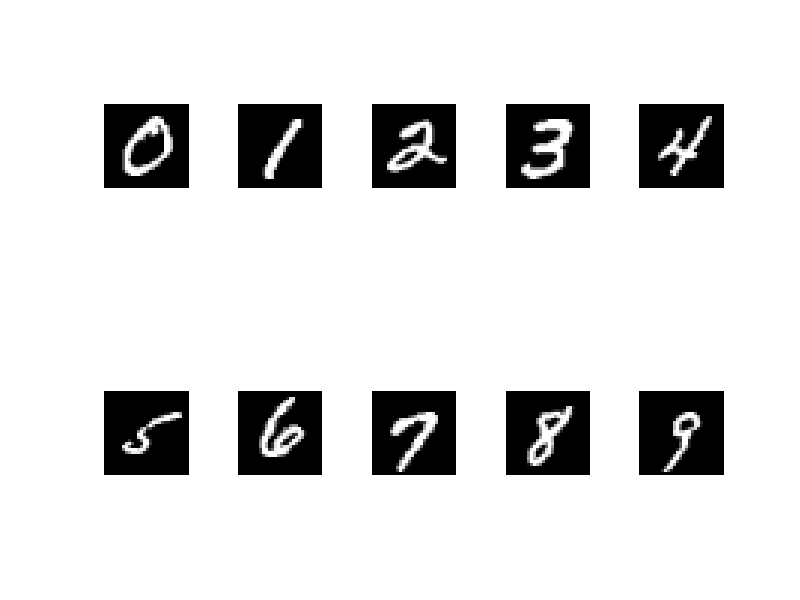

Here is the MATLAB script that generated this plot: (Note: this script raises an error after producing the figure.)
% This MNIST dataset is from https://github.com/sunsided/mnist-matlab
clc; clear; close all;
addpath('../src', '../data')
% [images, labels, ~] = digitTrain4DArrayData;
load ('mnist.mat')
land_mark = 200;

cnt = 1;
figure
set(gcf,'color','w','units','normalized','position',[0 0.5 0.6 0.4])
for i = 1:size(images, 3)
    if cnt-1 ~= labels(i)
        continue
    end
    subplot(2, 5, cnt)
    imagesc(images(:, :, i));
    colormap('gray');
    axis image off
    cnt = cnt+1;
    if cnt > 10
        break
    end
end

% flatten
images = reshape(images, [], 5000)';

% dimension reduction via DM
[U, S] = DMapRoseland(images, 1000, 4, land_mark);
% [U, S] = DMapBasic(images, 1000, 4);

figure
hold on
jetcustom = jet(10);
colormap(jetcustom);
cb = colorbar;
cb.Ticks = (0:0.1:0.9)+0.05;
cb.TickLabels = num2cell(0:1:9) ; 

for i = 1:10
    idx = (labels==i);
    plot3(U(idx, 1), U(idx, 2), U(idx, 3), '.', 'Color', jetcustom(i, :));
end
view([45, 30])